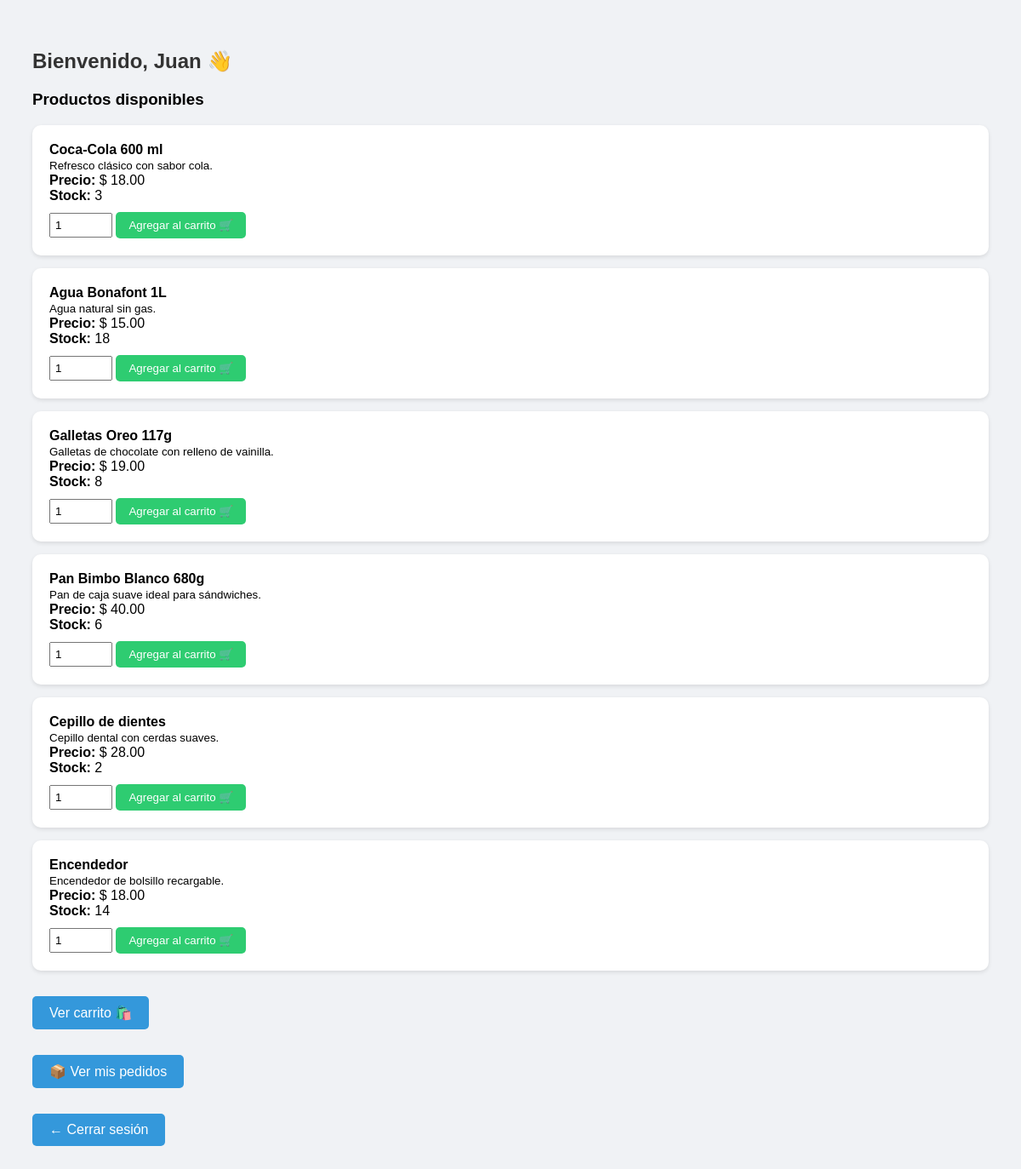
The page /cliente.php (signed in) on the database its author committed.
### tables this page shows
CREATE TABLE `producto` (
  `id_producto` int(11) NOT NULL,
  `nombre` varchar(100) NOT NULL,
  `descripcion` text DEFAULT NULL,
  `precio` decimal(10,2) NOT NULL,
  `stock` int(11) NOT NULL
);

### cliente.php (the view, shortened to what this page needs)
<?php
include("conexion.php");
?>
<!DOCTYPE html>
<html>
<head>
</head>
<body>
    <h2>Bienvenido, <?php echo $_SESSION['nombre']; ?> 👋</h2>
    <h3>Productos disponibles</h3>
    <?php
    $productos = mysqli_query($conexion, "SELECT * FROM PRODUCTO WHERE stock > 0");
    while ($row = mysqli_fetch_assoc($productos)) {
        echo "<div class='producto'>
                <strong>{$row['nombre']}</strong><br>
                <small>{$row['descripcion']}</small><br>
                <strong>Precio:</strong> $ {$row['precio']}<br>
                <strong>Stock:</strong> {$row['stock']}
                <form method='post' action='agregar_al_carrito.php'>
                    <input type='hidden' name='id_producto' value='{$row['id_producto']}'>
                    <input type='number' name='cantidad' value='1' min='1' max='{$row['stock']}' required>
                    <input type='submit' value='Agregar al carrito 🛒'>
                </form>
            </div>";
    }
    ?>
    <div class="carrito">
        <a href="ver_carrito.php">Ver carrito 🛍️</a>
    </div>
    <div class="mis-pedidos">
        <a href="mis_pedidos.php" class="boton-pedidos">📦 Ver mis pedidos</a>
    </div>
    <div class="logout">
        <a href="logout.php" class="boton-regresar">← Cerrar sesión</a>
    </div>
</body>
</html>

### cliente.php (style rules this page uses)
body { font-family: Arial; padding: 30px; background-color: #f0f2f5; }
h2 { color: #333; }
.producto { background: white; padding: 20px; margin: 15px 0; border-radius: 10px; box-shadow: 0 2px 5px rgba(0,0,0,0.1); }
.producto form { margin-top: 10px; }
input[type="number"] { width: 60px; padding: 5px; }
input[type="submit"] { background-color: #2ecc71; color: white; padding: 8px 15px; border: none; border-radius: 5px; cursor: pointer; }
.carrito, .logout, .mis-pedidos { margin-top: 30px; }
.carrito a, .boton-regresar, .boton-pedidos { background: #3498db; padding: 10px 20px; border-radius: 5px; color: white; text-decoration: none; display: inline-block; font-size: 16px; transition: background-color 0.3s; }

### rows shown on the page
producto: nombre "Coca-Cola 600 ml", descripcion "Refresco clásico con sabor cola.", precio "18.00", stock "3"
producto: nombre "Agua Bonafont 1L", descripcion "Agua natural sin gas.", precio "15.00", stock "18"
producto: nombre "Galletas Oreo 117g", descripcion "Galletas de chocolate con relleno de vainilla.", precio "19.00", stock "8"
producto: nombre "Pan Bimbo Blanco 680g", descripcion "Pan de caja suave ideal para sándwiches.", precio "40.00", stock "6"
producto: nombre "Cepillo de dientes", descripcion "Cepillo dental con cerdas suaves.", precio "28.00", stock "2"
producto: nombre "Encendedor", descripcion "Encendedor de bolsillo recargable.", precio "18.00", stock "14"

### other values the page prints
$_SESSION['nombre'] "Juan"
